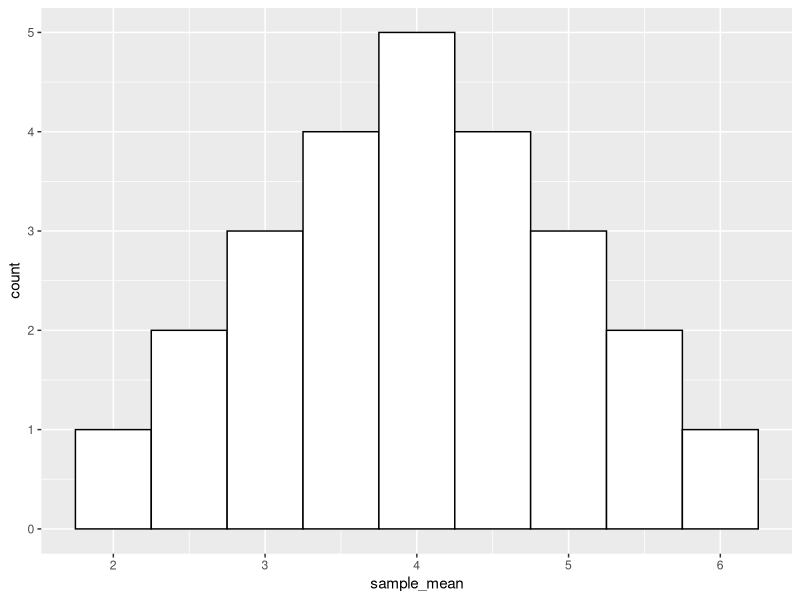
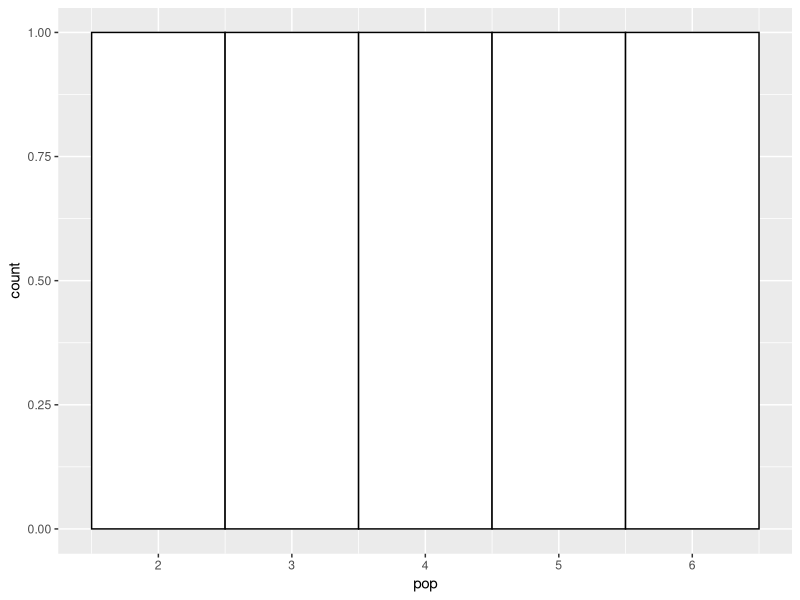
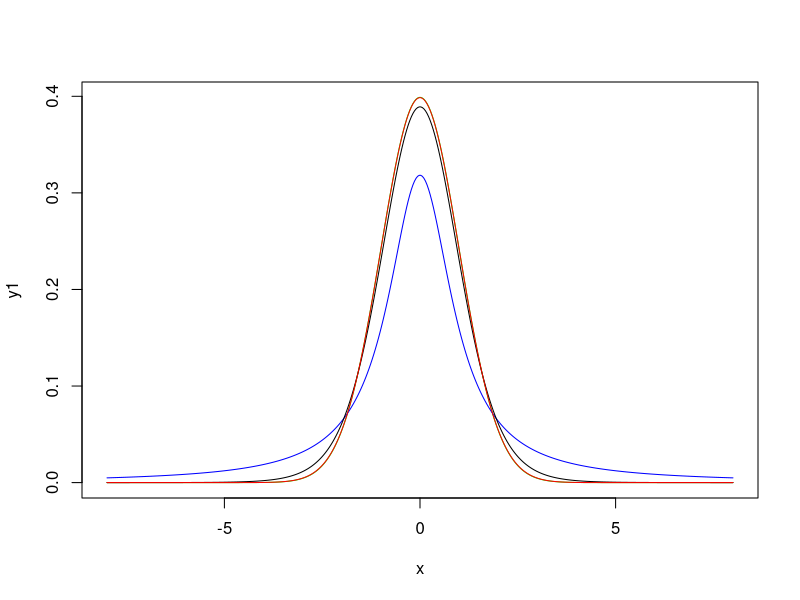

The R script that drew these images, in order:





pop <-c(2,3,4,5,6)
mean(pop)
sd.p=function(x){sd(x)*sqrt((length(x)-1)/length(x))}
sd.p(pop)


library(gtools)
library(tidyverse)
samp_size <- 2
samples<-as_tibble(permutations(length(pop), samp_size,
                                pop, repeats.allowed=TRUE))

samples <- samples %>% rowwise() %>% 
  mutate(sample_mean=mean(c(V1,V2)))
samples

library(ggplot2)
ggplot(samples, aes(x=sample_mean)) + 
  geom_histogram(bins = 9, color="black", fill="white")
ggplot(data.frame(pop), aes(x=pop)) +
  geom_histogram(bins = 5, color="black", fill="white")



mean(samples$sample_mean)
sd.p(samples$sample_mean)


sd.p(pop)/sqrt(samp_size)




alpha <- 0.05
xbar <- 5
sigma <- 2
n <- 20
se <-sigma/sqrt(n)
error <- qnorm(1-alpha/2)*se
left <- xbar-error
right <- xbar+error
left
right


x<-seq(-8,8,length=400)
y1<-dnorm(x)
y2<-dt(x=x,df=1)
y3<-dt(x=x,df=10)
y4<-dt(x=x,df=350)
plot(y1~x,type="l",col="green")
lines(y2~x,type="l",col="blue")
lines(y3~x,type="l",col="black")
lines(y4~x,type="l",col="red")



data(iris)
alpha<-0.05
n<-length(iris$Petal.Length)
xbar<-mean(iris$Petal.Length)
xbar

s<-sd(iris$Petal.Length)
se<-s/sqrt(n)
error<-qt(p=1-alpha/2,df=n-1)*se
left<-xbar-error
left
right<-xbar+error
right

test<-t.test(iris$Petal.Length,conf.level=0.95)
test$conf.int

qnorm(1-0.025)
prop<-prop.test(1219,3532,correct=FALSE)
prop$conf.int





# The bootstrap is useful for creating confidence intervals in cases 
# where we don't have a parametric distribution. 
# One example is for the median; let's look at how that works. 

myboot<-function(x,fun,nRuns,sampleSize,alpha){
values<-vector()
for(i in 1:nRuns){
  samp.i<-sample(x, size = sampleSize, replace = T)
  values[i]<-fun(samp.i)
}
point.est <-fun(x)
se <- sd(values)
l.CI <- quantile(values, alpha/2)
u.CI <- quantile(values, 1-alpha/2)


return(c("Point Estimate"=point.est,
         "Standard error"=se,
         "Lower CI limit" = l.CI,
         "Upper CI limit" = u.CI))
}

myboot(iris$Petal.Length,median,6000,64,0.05)
